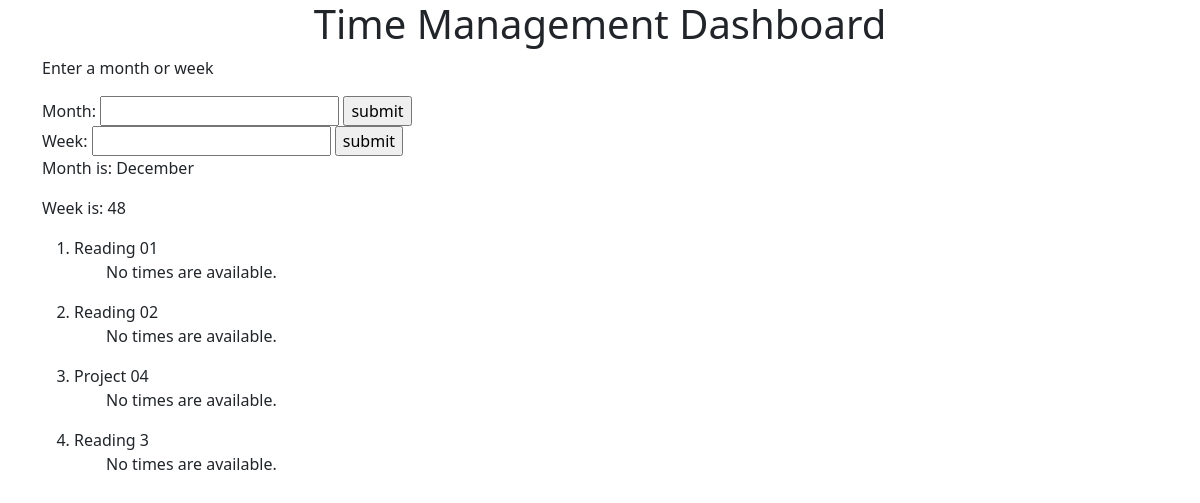
Before: /timemanagement with the older database file.
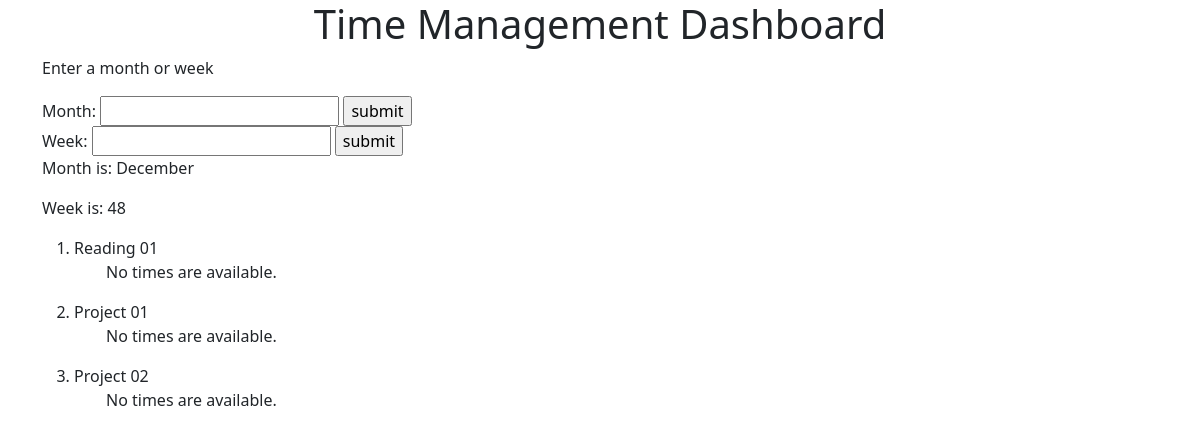
After: the same page with the newer database file.
### homework_api/models.py (models this page shows, shortened)
class Assignment(models.Model):
    name = models.CharField(max_length=50)
    due_date = models.DateField()
    class_name = models.CharField(max_length=50)
    description = models.TextField()
    completed = models.BooleanField()

### homework_api/views.py (the view)
# urls.py: path('timemanagement', views.timeManagement.as_view(), name='timeManagement'),
class timeManagement(ListView):
    template_name = 'timeManagement.html'
    context_object_name = 'assignment_list'
    def get_queryset(self):
        return Assignment.objects.order_by('due_date')

### homework_api/templates/timeManagement.html (shortened to what this page needs)
<!DOCTYPE html>
<html>
<head>
	<link href="https://cdn.jsdelivr.net/npm/bootstrap@5.1.1/dist/css/bootstrap.min.css" rel="stylesheet"
>
</head>
<body>
	<div class='text-center'>
		<h1>Time Management Dashboard</h1>
	</div>
	<div class='container'>
		<p>Enter a month or week</p>
        <form>
            Month: <input type="text" id = "month">
            <input type="button" onclick="showMonth()" value="submit" />
        </form>
        <form>
            Week: <input type="text" id = "week">
            <input type="button" onclick="showWeek()" value="submit" />
        </form>
	</div>
	<div class='container' id="displayMonth">
        <p> Month is: <span id = "display_month"></span> </p>
        <p> Week is: <span id = "display_week"></span> </p>
		<div id='tasks'>
			{% if assignment_list %}
            <ol>
				{% for assignment in assignment_list %}
				<li>
					{{ assignment.name }}
					<ul>
						{% if assignment.timers.all %}
						<li> Week:
							<script>
								var taskTimes = [];
								var taskMonthTimes = [];
							</script>
							{% for timer in assignment.timers.all %}
							<script>
								if ("{{timer.begin|date:'W'}}" == document.getElementById("display_week").innerHTML) {
									let beginH = "{{timer.begin|date:'g'}}";
									let beginM = "{{timer.begin|date:'i'}}";
									let beginA = "{{timer.begin|date:'a'}}";
									let beginD = "{{timer.begin|date:'d'}}";
									let endH = "{{timer.end|date:'g'}}";
									let endM = "{{timer.end|date:'i'}}";
									let endA = "{{timer.end|date:'a'}}";
									let endD = "{{timer.end|date:'d'}}";
									let timeDif = findTimeDifference(beginH, beginM, beginA, beginD, endH, endM, endA, endD);
									taskTimes.push(timeDif);
								}
								if ("{{timer.begin|date:'F'}}" == document.getElementById("display_month").innerHTML) {
									let beginH = "{{timer.begin|date:'g'}}";
									let beginM = "{{timer.begin|date:'i'}}";
									let beginA = "{{timer.begin|date:'a'}}";
									let beginD = "{{timer.begin|date:'d'}}";
									let endH = "{{timer.end|date:'g'}}";
									let endM = "{{timer.end|date:'i'}}";
									let endA = "{{timer.end|date:'a'}}";
									let endD = "{{timer.end|date:'d'}}";
									let timeDif = findTimeDifference(beginH, beginM, beginA, beginD, endH, endM, endA, endD);
									taskMonthTimes.push(timeDif);
								}
							</script>
							{% empty %}
							{% endfor %}
							<script>
								var weekTime = taskTimes.reduce((x,a) => x+a,0);
								document.write(weekTime, " mins");
							</script></li>
						<li> Month:
							<script>
								var monthTime = taskMonthTimes.reduce((a,b) => a+b, 0);
								document.write(monthTime, " mins");
							</script></li>
						{% else %}
							<p>No times are available.</p>
						{% endif %}
					</ul>
					{% endfor %}
			</ol>
			{% else %}
				<p>No assignments are available.</p>
			{% endif %}
		</div>
	</div>
</body>
</html>

Changed rows visible on the page:
removed Assignment: name "Reading 02", shows "No times are available."
removed Assignment: name "Reading 3", shows "No times are available."
changed Assignment: name "Project 04" → "Project 01"
added Assignment: name "Project 02", shows "No times are available."
